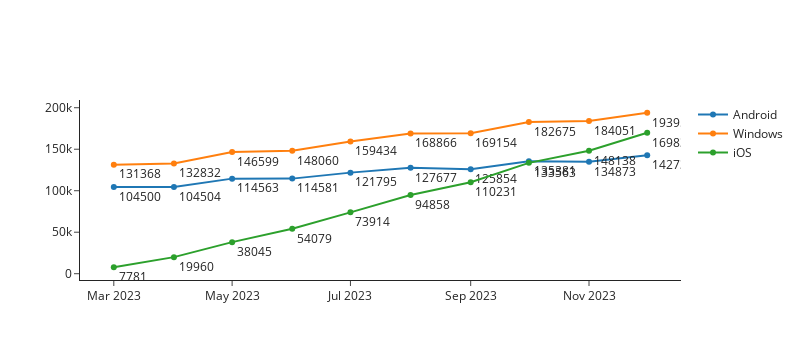

Write notebook code for a chart like this one.
### Code cell
import plotly.graph_objects as go

fig = go.Figure()

fig.add_trace(
    go.Scatter(
        mode='lines+markers+text',
        x=ts_df.index,
        y=ts_df.Android,
        text=ts_df.Android,
        showlegend=True,
        name = 'Android'
    )
)
fig.add_trace(
    go.Scatter(
        mode='lines+markers+text',
        x=ts_df.index,
        y=ts_df.Windows,
        text=ts_df.Windows,
        showlegend=True,
        name = 'Windows'
    )
)
fig.add_trace(
    go.Scatter(
        mode='lines+markers+text',
        x=ts_df.index,
        y=ts_df.iOS,
        text=ts_df.iOS,
        showlegend=True,
        name = 'iOS'
    )
)
fig.update_layout(width = 800)
fig.update_traces(textposition="bottom right")

### Figure 1 — Plotly figure (JSON) as saved in the notebook; plotly's stock layout.template omitted (floating-point values rounded to 4 significant figures)
{"data": [{"mode": "lines+markers+text", "name": "Android", "showlegend": true, "text": [104500, 104504, 114563, 114581, 121795, 127677, 125854, 135381, 134873, 142736], "textposition": "bottom right", "type": "scatter", "x": ["2023-03-01", "2023-04-01", "2023-05-01", "2023-06-01", "2023-07-01", "2023-08-01", "2023-09-01", "2023-10-01", "2023-11-01", "2023-12-01"], "y": [104500, 104504, 114563, 114581, 121795, 127677, 125854, 135381, 134873, 142736]}, {"mode": "lines+markers+text", "name": "Windows", "showlegend": true, "text": [131368, 132832, 146599, 148060, 159434, 168866, 169154, 182675, 184051, 193951], "textposition": "bottom right", "type": "scatter", "x": ["2023-03-01", "2023-04-01", "2023-05-01", "2023-06-01", "2023-07-01", "2023-08-01", "2023-09-01", "2023-10-01", "2023-11-01", "2023-12-01"], "y": [131368, 132832, 146599, 148060, 159434, 168866, 169154, 182675, 184051, 193951]}, {"mode": "lines+markers+text", "name": "iOS", "showlegend": true, "text": [7781, 19960, 38045, 54079, 73914, 94858, 110231, 133563, 148138, 169839], "textposition": "bottom right", "type": "scatter", "x": ["2023-03-01", "2023-04-01", "2023-05-01", "2023-06-01", "2023-07-01", "2023-08-01", "2023-09-01", "2023-10-01", "2023-11-01", "2023-12-01"], "y": [7781, 19960, 38045, 54079, 73914, 94858, 110231, 133563, 148138, 169839]}], "layout": {"height": 360, "width": 800, "xaxis": {"autorange": true, "range": ["2023-02-11 13:25:37.0328", "2023-12-18 10:34:22.9672"], "type": "date"}, "yaxis": {"autorange": true, "range": [-7583.0, 209300.0], "type": "linear"}}}
